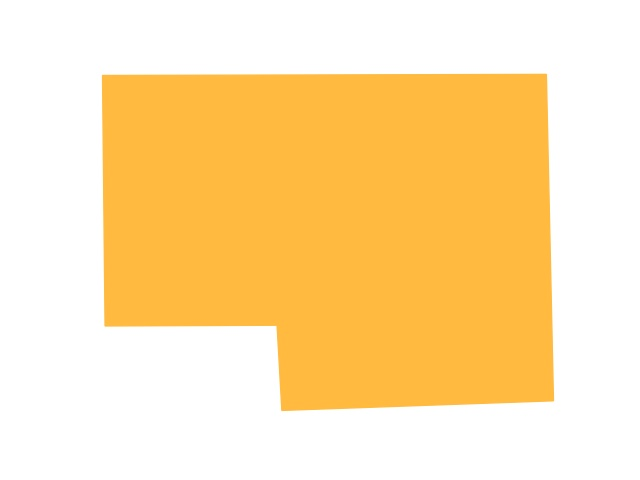
#> input picture Project/unique_images/0001.jpg, 640 x 480 px, given as the content of the folder ../E7-images, which was not available
$ jupyter execute --allow-errors E7.ipynb   (text cells are left out)
#> lines starting #> are read from the running program, lines starting #| are printed output that depends on the picture; after the words box and inside, x2 and y2 are one past the last pixel; in counts of white or black regions, pixels touching at a corner belong together; pictures that were not available may be replaced by others from this repository, and a replacement may not be noted
[cell 1]
import numpy as np
import pandas as pd
import cv2
import os
import matplotlib.pyplot as plt

[cell 2]
input_folder = "../E7-images"
output_folder="../output_BB"

[cell 3]
os.makedirs(output_folder, exist_ok=True)

# Getting the list of image files in the input folder
image_files = os.listdir(input_folder)

for image_name in image_files:
    try:
        # Loading the original image
        original_image_path = os.path.join(input_folder, image_name)
        original_image = cv2.imread(original_image_path)
#> original_image is the input picture: shape (480, 640, 3); mean B, G, R 171.3, 224.8, 254.9

        if original_image is not None:
            # Converting the original image to grayscale
            gray_original_image = cv2.cvtColor(original_image, cv2.COLOR_BGR2GRAY)
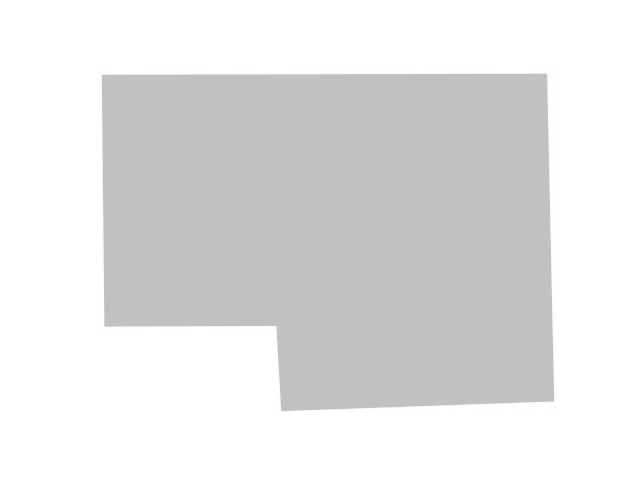
#> gray_original_image: shape (480, 640); min 190, max 255, mean 227.8
            # Applying Canny edge detection to detect edges
            edges = cv2.Canny(gray_original_image, 50, 150)
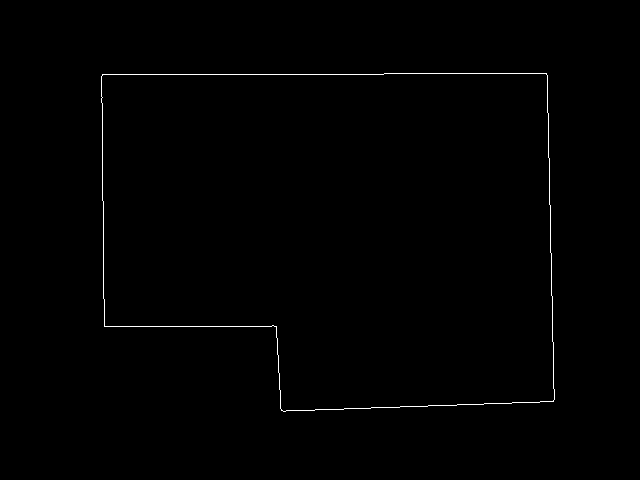
#> edges: shape (480, 640); 0.51% white in thin lines or dots, all inside (x1, y1, x2, y2) = (101, 73, 555, 412)
            # Finding contours
            contours, _ = cv2.findContours(edges, cv2.RETR_EXTERNAL, cv2.CHAIN_APPROX_SIMPLE)
#> contours = 1 contour; box (x1, y1, x2, y2) and area: (101, 73, 555, 412) 134730
            # Creating a blank canvas of the same size as the original image
            canvas = np.zeros_like(original_image)

            # Drawing minimum area bounding rectangles around contours
            for contour in contours:
                rect = cv2.minAreaRect(contour)
                box = cv2.boxPoints(rect)
                box = np.int0(box)
                cv2.drawContours(canvas, [box], 0, (0, 255, 0), 2)
#> this loop made 1 pass
#> (rect, box) on pass 1: (((327.5, 241.1), (450, 338.8), -0.585), [[104, 412], [100, 74], [550, 69], [554, 408]])
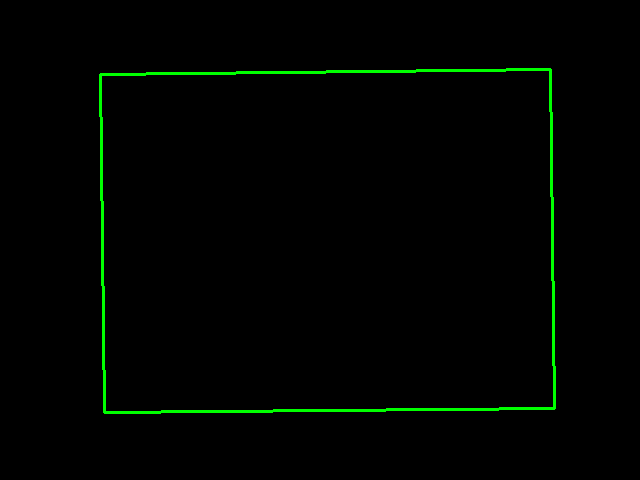
#> canvas: shape (480, 640, 3); mean of channels 0, 1, 2 0, 3.9, 0; drawn as B, G, R
            plt.imshow(canvas)

            # Superimposing the bounding boxes onto the original image
            superimposed_image = cv2.addWeighted(original_image, 0.7, canvas, 0.3, 0)
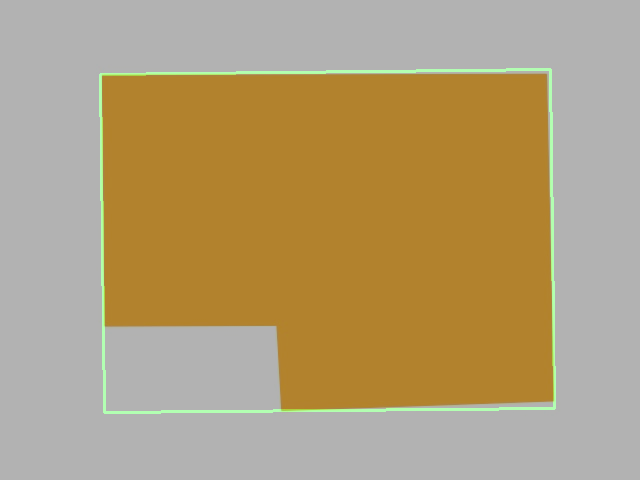
#> superimposed_image: shape (480, 640, 3); mean B, G, R 119.7, 158.2, 177.9

            # Saving the superimposed image
            output_path = os.path.join(output_folder, 'superimposed_' + image_name)
            cv2.imwrite(output_path, superimposed_image)
            print(f"Bounding boxes superimposed on {image_name} and saved as {output_path}")

        else:
            print(f"Error: Unable to load image {image_name}")

    except Exception as e:
        print(f"An error occurred while processing {image_name}: {e}")

[cell 4]
output_folder2="../output_c"
os.makedirs(output_folder2, exist_ok=True)
for image_name in image_files:
    try:
        # Load the original image
        original_image_path = os.path.join(input_folder, image_name)
        original_image = cv2.imread(original_image_path)

        if original_image is not None:
            # Convert the original image to grayscale
            gray_original_image = cv2.cvtColor(original_image, cv2.COLOR_BGR2GRAY)

            # Apply Canny edge detection to detect edges
            edges = cv2.Canny(gray_original_image, 50, 150)

            # Find contours
            contours, _ = cv2.findContours(edges, cv2.RETR_EXTERNAL, cv2.CHAIN_APPROX_SIMPLE)

            # Create a blank canvas of the same size as the original image
            canvas = np.zeros_like(original_image)
            cv2.drawContours(canvas, contours, -1, (0, 255, 0), 2)
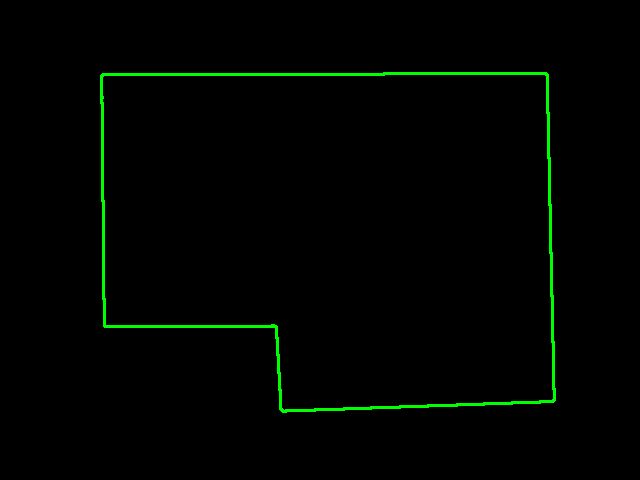
#> canvas: shape (480, 640, 3); mean of channels 0, 1, 2 0, 3.9, 0; drawn as B, G, R
            output_path = os.path.join(output_folder2, 'superimposed_' + image_name)
            cv2.imwrite(output_path, canvas)
            print(f"Bounding boxes superimposed on {image_name} and saved as {output_path}")

        else:
            print(f"Error: Unable to load image {image_name}")

    except Exception as e:
        print(f"An error occurred while processing {image_name}: {e}")

[cell 5]
from sklearn.cluster import KMeans
from sklearn.metrics import silhouette_score

[cell 6]
output2=os.listdir(output_folder2)
output2

[cell 7]
output2=os.listdir(output_folder2)
shape_features_orig=[]
for image_name in output2:
    try:
        # Load the original image
        original_image_path = os.path.join(output_folder2, image_name)
        original_image = cv2.imread(original_image_path)

        if original_image is not None:
            # Converting the original image to grayscale
            gray_original_image = cv2.cvtColor(original_image, cv2.COLOR_BGR2GRAY)

            # Applying Canny edge detection to detect edges
            edges = cv2.Canny(gray_original_image, 50, 150)

            # Finding contours
            contours, _ = cv2.findContours(edges, cv2.RETR_EXTERNAL, cv2.CHAIN_APPROX_SIMPLE)
            print(contours[0].shape)
            moments = cv2.moments(contours[0])
            hu_moments = cv2.HuMoments(moments).flatten()
            shape_features_orig.append(hu_moments)
    except Exception as e:
        print(f"An error occurred while processing {image_name}: {e}")

#> (a cell that did not finish here is left out)

[cell 9]
shape_features_orig = np.array(shape_features_orig)

[cell 10]
shape_features_orig.shape

[cell 11]
shape_features = np.unique(shape_features_orig, axis=0)

[cell 12]
shape_features.shape

[cell 13]
from scipy.cluster.hierarchy import linkage, dendrogram

#> (a cell that did not finish here is left out)

[cell 15]
from sklearn.metrics import silhouette_samples, silhouette_score

[cell 16]
min_clusters = 2
max_clusters = 10

# Initialize lists to store silhouette scores and number of clusters
silhouette_scores = []
num_clusters_list = list(range(min_clusters, max_clusters + 1))

# Iterate over each number of clusters
#> (the rest of this cell did not finish here and is left out)

[cell 17]
from scipy.cluster.hierarchy import fcluster

# Prune the hierarchical clustering tree to obtain a fixed number of clusters
num_clusters = 9  # You can adjust this number as needed
#> (the rest of this cell did not finish here and is left out)

#> (a cell that did not finish here is left out)

#> (a cell that did not finish here is left out)

#> (a cell that did not finish here is left out)

#> (a cell that did not finish here is left out)

[cell 22]
from sklearn.cluster import KMeans

[cell 23]
shape_features_array = np.array(shape_features)

# Find the optimal number of clusters using the Elbow Method
wcss = []  # Within-cluster sum of squares

# Test different values of K
#> (the rest of this cell did not finish here and is left out)

[cell 24]
from sklearn.cluster import SpectralClustering
from sklearn.neighbors import kneighbors_graph
from sklearn.metrics import pairwise_distances

[cell 25]
# # Create a Spectral Clustering model
# spectral_model = SpectralClustering(affinity='nearest_neighbors', random_state=653)

# # Fit the model to the shape features
# spectral_clusters = spectral_model.fit_predict(shape_features_array)

# # Print the number of clusters found by Spectral Clustering
# num_clusters_spectral = len(set(spectral_clusters))
# print("Number of clusters for Spectral Clustering:", num_clusters_spectral)

[cell 26]
# [42 lines of commented-out code are left out]

[cell 27]
silhouette_scores = []

# Define a range of cluster numbers to try
cluster_range = range(2, 20)  # You can adjust the range as needed

# Iterate over each cluster number
#> (the rest of this cell did not finish here and is left out)

#> (a cell that did not finish here is left out)

[cell 29]
import shutil

input_folder = '../E7-images'
output_directory = "../unique_images"
os.makedirs(output_directory, exist_ok=True)

# Get the indices of unique images in shape_features_orig
unique_indices = np.unique(shape_features_orig, axis=0, return_index=True)[1]

# Iterate over the unique indices and copy corresponding images to the new directory
for index in unique_indices:
    # Get the filename of the corresponding image
    image_name = "{:04d}.jpg".format(index + 1)

    # Copy the image to the new directory
    source_path = os.path.join(input_folder, image_name)
    destination_path = os.path.join(output_directory, image_name)
    shutil.copyfile(source_path, destination_path)

    print(f"Image '{image_name}' copied to '{output_directory}'.")

print("All unique images have been copied to the new directory.")

[cell 30]
import cv2
import torch
import torchvision.transforms as transforms
from torchvision.models.detection import fasterrcnn_resnet50_fpn

#> (a cell that did not finish here is left out)

[cell 32]
def process_blueprints(image_paths):
    blueprint_areas = {}
    for image_path in image_paths:
        # Detect blueprints and form bounding boxes
        bounding_boxes = detect_blueprints(image_path)
        # Calculate areas of bounding boxes
        areas = calculate_bounding_box_area(bounding_boxes)
        # Sum the areas of all bounding boxes for this image
        total_area = sum(areas)
        # Store the total area for this image
        blueprint_areas[image_path] = total_area
    return blueprint_areas

[cell 33]
folder_path = '../unique_images'

# List all files in the image folder
image_paths = [os.path.join(folder_path, file) for file in os.listdir(folder_path) if file.endswith(".jpg") or file.endswith(".png")]

# Process blueprint images and calculate areas
blueprint_areas = process_blueprints(image_paths)

# Print the calculated areas for each image
for image_path, area in blueprint_areas.items():
    print(f"Blueprint image: {image_path}, Total area: {area} square pixels")
